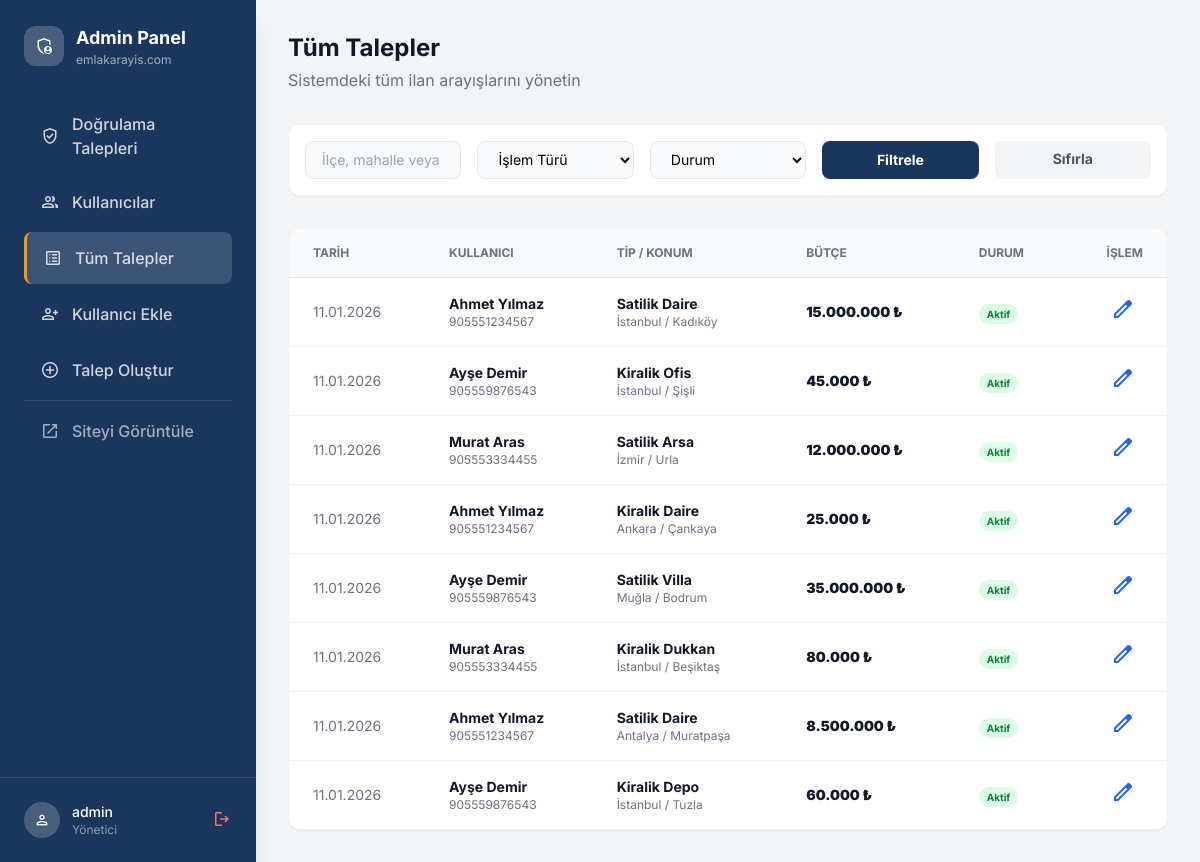
The app's page /yuklenecek_dosyalar/admin/talepler.php (signed in) with its own data.
### tables this page shows
CREATE TABLE `searches` (
    `id` INT UNSIGNED AUTO_INCREMENT PRIMARY KEY,
    `user_id` INT UNSIGNED NOT NULL,
    `transaction_type` ENUM('satilik', 'kiralik') NOT NULL,
    `property_type` ENUM('daire', 'villa', 'arsa', 'ticari', 'rezidans', 'mustakil', 'ofis', 'dukkan', 'depo') NOT NULL,
    `city` VARCHAR(50) NOT NULL,
    `district` VARCHAR(50) DEFAULT NULL,
    `neighborhood` VARCHAR(100) DEFAULT NULL,
    `max_price` DECIMAL(15,2) NOT NULL,
    `features` TEXT DEFAULT NULL,
    `special_note` VARCHAR(100) DEFAULT NULL,
    `duration_days` INT DEFAULT 7,
    `status` ENUM('active', 'expired', 'closed') DEFAULT 'active',
    `expires_at` DATETIME NOT NULL,
    `created_at` TIMESTAMP DEFAULT CURRENT_TIMESTAMP,
    FOREIGN KEY (`user_id`) REFERENCES `users`(`id`) ON DELETE CASCADE,
    INDEX `idx_status` (`status`),
    INDEX `idx_transaction` (`transaction_type`),
    INDEX `idx_property` (`property_type`),
    INDEX `idx_city` (`city`),
    INDEX `idx_expires` (`expires_at`)
);

CREATE TABLE `users` (
    `id` INT UNSIGNED AUTO_INCREMENT PRIMARY KEY,
    `phone` VARCHAR(20) NOT NULL UNIQUE,
    `agent_name` VARCHAR(100) NOT NULL,
    `agency_name` VARCHAR(150) DEFAULT NULL,
    `instagram` VARCHAR(100) DEFAULT NULL,
    `is_verified` TINYINT(1) DEFAULT 0,
    `is_active` TINYINT(1) DEFAULT 1,
    `remember_token` VARCHAR(64) DEFAULT NULL,
    `created_at` TIMESTAMP DEFAULT CURRENT_TIMESTAMP,
    INDEX `idx_phone` (`phone`),
    INDEX `idx_verified` (`is_verified`)
);

### yuklenecek_dosyalar/includes/functions.php (called while the page is built, shortened)
<?php
function e($string)
{
    return htmlspecialchars($string ?? '', ENT_QUOTES, 'UTF-8');
}
function formatPrice($price)
{
    return number_format($price, 0, ',', '.') . ' ₺';
}
function formatPhone($phone)
{
    $phone = preg_replace('/[^0-9]/', '', $phone);
    return $phone;
}
function sanitizeInput($input)
{
    return trim(strip_tags($input));
}

### yuklenecek_dosyalar/admin/talepler.php (the view, shortened to what this page needs)
<?php
require_once __DIR__ . '/includes/header.php';
$filters = [
    'transaction_type' => sanitizeInput($_GET['type'] ?? ''),
    'property_type' => sanitizeInput($_GET['property'] ?? ''),
    'city' => sanitizeInput($_GET['city'] ?? ''),
    'search' => sanitizeInput($_GET['search'] ?? ''),
    'status' => sanitizeInput($_GET['status'] ?? '')
];
$page = (int) ($_GET['p'] ?? 1);
$limit = 20;
$offset = ($page - 1) * $limit;
function getAllRequestsForAdmin($pdo, $limit, $offset, $filters = [])
{
    $sql = "SELECT s.*, u.agent_name, u.phone
            FROM searches s
            LEFT JOIN users u ON s.user_id = u.id
            WHERE 1=1";
    $params = [];
    $sql .= " ORDER BY s.created_at DESC LIMIT ? OFFSET ?";
    $params[] = (int) $limit;
    $params[] = (int) $offset;
    $stmt = $pdo->prepare($sql);
    $stmt->execute($params);
    return $stmt->fetchAll();
}
$requests = getAllRequestsForAdmin($pdo, $limit, $offset, $filters);
?>
<div class="flex flex-col sm:flex-row sm:items-center sm:justify-between gap-4 mb-8">
    <div>
        <h1 class="text-2xl font-bold text-gray-900">Tüm Talepler</h1>
        <p class="text-gray-500 mt-1">Sistemdeki tüm ilan arayışlarını yönetin</p>
    </div>
</div>
<div class="bg-white rounded-xl shadow-sm border border-gray-100 p-4 mb-8">
    <form method="GET" class="grid grid-cols-1 sm:grid-cols-2 lg:grid-cols-5 gap-4">
        <input type="text" name="search" value="<?= e($filters['search']) ?>"
            placeholder="İlçe, mahalle veya özellik..."
            class="w-full px-4 py-2 bg-gray-50 border border-gray-200 rounded-lg outline-none focus:ring-2 focus:ring-primary text-sm">
        <select name="type"
            class="w-full px-4 py-2 bg-gray-50 border border-gray-200 rounded-lg outline-none focus:ring-2 focus:ring-primary text-sm">
            <option value="">İşlem Türü</option>
        </select>
        <select name="status"
            class="w-full px-4 py-2 bg-gray-50 border border-gray-200 rounded-lg outline-none focus:ring-2 focus:ring-primary text-sm">
            <option value="">Durum</option>
        </select>
        <button type="submit"
            class="w-full px-4 py-2 bg-primary text-white rounded-lg font-bold text-sm hover:bg-primary-dark transition-colors">
            Filtrele
        </button>
        <a href="talepler.php"
            class="w-full px-4 py-2 bg-gray-100 text-gray-600 rounded-lg font-bold text-sm text-center hover:bg-gray-200 transition-colors">
            Sıfırla
        </a>
    </form>
</div>
<div class="hidden lg:block bg-white rounded-xl shadow-sm border border-gray-100 overflow-hidden">
    <table class="min-w-full divide-y divide-gray-200">
        <thead class="bg-gray-50">
            <tr>
                <th class="px-6 py-4 text-left text-xs font-bold text-gray-500 uppercase">Tarih</th>
                <th class="px-6 py-4 text-left text-xs font-bold text-gray-500 uppercase">Kullanıcı</th>
                <th class="px-6 py-4 text-left text-xs font-bold text-gray-500 uppercase">Tip / Konum</th>
                <th class="px-6 py-4 text-left text-xs font-bold text-gray-500 uppercase">Bütçe</th>
                <th class="px-6 py-4 text-left text-xs font-bold text-gray-500 uppercase">Durum</th>
                <th class="px-6 py-4 text-right text-xs font-bold text-gray-500 uppercase">İşlem</th>
            </tr>
        </thead>
        <tbody class="divide-y divide-gray-100">
            <?php foreach ($requests as $req): ?>
                <tr class="hover:bg-gray-50">
                    <td class="px-6 py-4 whitespace-nowrap text-sm text-gray-500">
                        <?= date('d.m.Y', strtotime($req['created_at'])) ?>
                    </td>
                    <td class="px-6 py-4 whitespace-nowrap">
                        <div class="text-sm font-bold text-gray-900">
                            <?= e($req['agent_name']) ?>
                        </div>
                        <div class="text-xs text-gray-500">
                            <?= formatPhone($req['phone']) ?>
                        </div>
                    </td>
                    <td class="px-6 py-4">
                        <div class="text-sm font-bold text-gray-900">
                            <?= mb_convert_case($req['transaction_type'], MB_CASE_TITLE) ?>
                            <?= mb_convert_case($req['property_type'], MB_CASE_TITLE) ?>
                        </div>
                        <div class="text-xs text-gray-500">
                            <?= e($req['city']) ?> /
                            <?= e($req['district']) ?>
                        </div>
                    </td>
                    <td class="px-6 py-4 whitespace-nowrap text-sm font-black text-gray-900">
                        <?= formatPrice($req['max_price']) ?>
                    </td>
                    <td class="px-6 py-4 whitespace-nowrap">
                        <?php if ($req['status'] === 'active'): ?>
                            <span class="px-2 py-1 bg-green-100 text-green-700 rounded-full text-[10px] font-bold">Aktif</span>
                        <?php elseif ($req['status'] === 'passive'): ?>
                            <span class="px-2 py-1 bg-amber-100 text-amber-700 rounded-full text-[10px] font-bold">Pasif</span>
                        <?php else: ?>
                            <span class="px-2 py-1 bg-red-100 text-red-700 rounded-full text-[10px] font-bold">Silinmiş</span>
                        <?php endif; ?>
                    </td>
                    <td class="px-6 py-4 whitespace-nowrap text-right">
                        <a href="talep-edit.php?id=<?= $req['id'] ?>"
                            class="text-blue-600 hover:text-blue-800 p-2 hover:bg-blue-50 rounded-lg">
                            <span class="material-symbols-outlined">edit</span>
                        </a>
                    </td>
                </tr>
            <?php endforeach; ?>
        </tbody>
    </table>
</div>
<?php require_once __DIR__ . '/includes/footer.php'; ?>

### yuklenecek_dosyalar/admin/includes/header.php (style rules this page uses)
body { font-family: 'Inter', sans-serif; }

### records on screen
searches: created_at "11.01.2026", user.agent_name "Ahmet Yılmaz", user.phone "905551234567", transaction_type "Satilik", property_type "Daire", city "İstanbul", district "Kadıköy", max_price "15.000.000 ₺", status "Aktif"
searches: created_at "11.01.2026", user.agent_name "Ayşe Demir", user.phone "905559876543", transaction_type "Kiralik", property_type "Ofis", city "İstanbul", district "Şişli", max_price "45.000 ₺", status "Aktif"
searches: created_at "11.01.2026", user.agent_name "Murat Aras", user.phone "905553334455", transaction_type "Satilik", property_type "Arsa", city "İzmir", district "Urla", max_price "12.000.000 ₺", status "Aktif"
searches: created_at "11.01.2026", user.agent_name "Ahmet Yılmaz", user.phone "905551234567", transaction_type "Kiralik", property_type "Daire", city "Ankara", district "Çankaya", max_price "25.000 ₺", status "Aktif"
searches: created_at "11.01.2026", user.agent_name "Ayşe Demir", user.phone "905559876543", transaction_type "Satilik", property_type "Villa", city "Muğla", district "Bodrum", max_price "35.000.000 ₺", status "Aktif"
searches: created_at "11.01.2026", user.agent_name "Murat Aras", user.phone "905553334455", transaction_type "Kiralik", property_type "Dukkan", city "İstanbul", district "Beşiktaş", max_price "80.000 ₺", status "Aktif"
searches: created_at "11.01.2026", user.agent_name "Ahmet Yılmaz", user.phone "905551234567", transaction_type "Satilik", property_type "Daire", city "Antalya", district "Muratpaşa", max_price "8.500.000 ₺", status "Aktif"
searches: created_at "11.01.2026", user.agent_name "Ayşe Demir", user.phone "905559876543", transaction_type "Kiralik", property_type "Depo", city "İstanbul", district "Tuzla", max_price "60.000 ₺", status "Aktif"

### other values on screen
$_SESSION['admin_username'] "admin"
